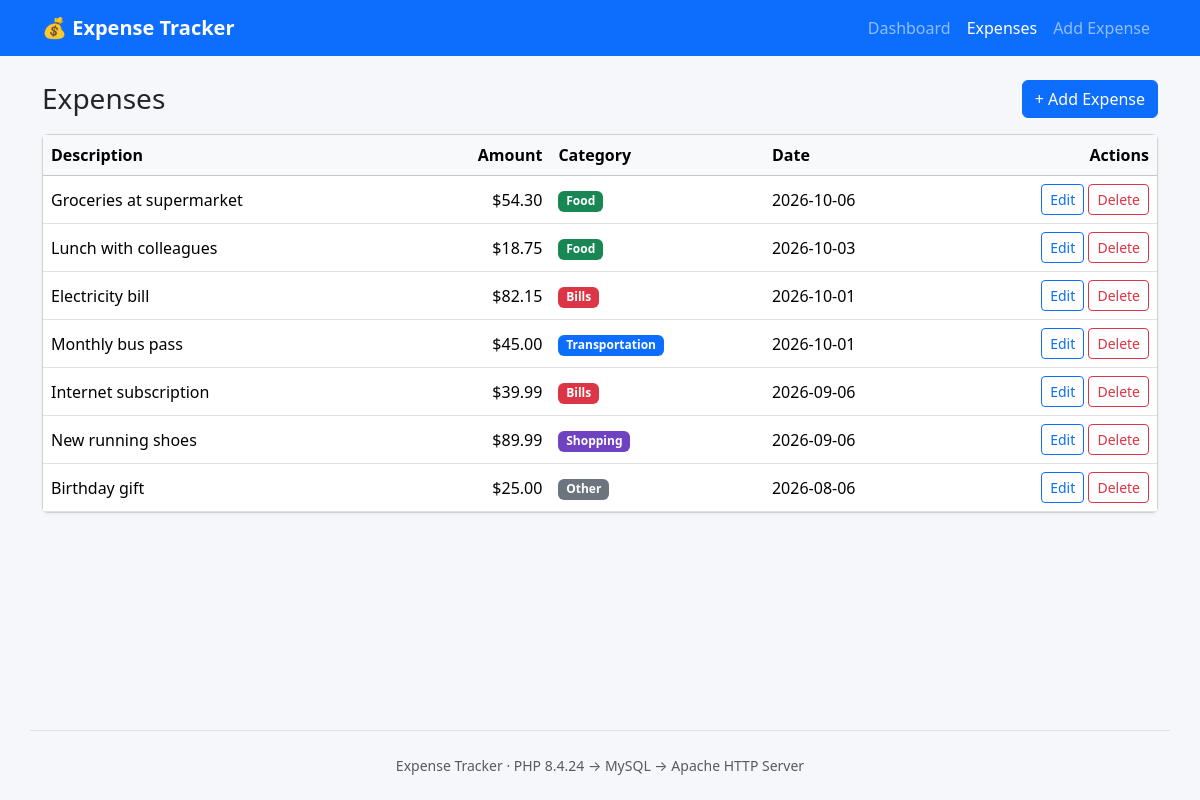
The page /expenses.php on the database its author committed.
### tables this page shows
CREATE TABLE IF NOT EXISTS expenses (
    id           INT UNSIGNED  NOT NULL AUTO_INCREMENT,
    description  VARCHAR(255)  NOT NULL,
    amount       DECIMAL(10,2) NOT NULL,
    category     ENUM('Food', 'Transportation', 'Shopping', 'Bills', 'Other') NOT NULL DEFAULT 'Other',
    expense_date DATE          NOT NULL,
    PRIMARY KEY (id),
    INDEX idx_expense_date (expense_date),
    CONSTRAINT chk_amount_positive CHECK (amount > 0)
);

### config/database.php (called while the page is built, shortened)
<?php
function loadDbConfig(): array
{
    $keys = ['DB_HOST', 'DB_PORT', 'DB_NAME', 'DB_USER', 'DB_PASSWORD'];
    $defaults = ['DB_HOST' => 'localhost', 'DB_PORT' => '3306', 'DB_NAME' => 'expense_tracker'];
    $file = [];
    $config = [];
    foreach ($keys as $key) {
        $env = getenv($key);
        $config[$key] = $env !== false ? $env : ($file[$key] ?? $defaults[$key] ?? '');
    }
    return $config;
}
function getDb(): PDO
{
    static $pdo = null;
    if ($pdo === null) {
        $c = loadDbConfig();
        $dsn = sprintf(
            'mysql:host=%s;port=%s;dbname=%s;charset=utf8mb4',
            $c['DB_HOST'],
            $c['DB_PORT'],
            $c['DB_NAME']
        );
        $pdo = new PDO($dsn, $c['DB_USER'], $c['DB_PASSWORD'], [
            PDO::ATTR_ERRMODE            => PDO::ERRMODE_EXCEPTION,
            PDO::ATTR_DEFAULT_FETCH_MODE => PDO::FETCH_ASSOC,
            PDO::ATTR_EMULATE_PREPARES   => false,
        ]);
    }
    return $pdo;
}

### includes/functions.php (called while the page is built, shortened)
<?php
require_once __DIR__ . '/../config/database.php';
function e(string|int|float|null $value): string
{
    return htmlspecialchars((string) $value, ENT_QUOTES, 'UTF-8');
}
function formatMoney(float|string $amount): string
{
    return '$' . number_format((float) $amount, 2);
}

### expenses.php (the view, shortened to what this page needs)
<?php
require_once __DIR__ . '/includes/functions.php';
$expenses = [];
$dbError = null;
try {
    $stmt = getDb()->prepare('SELECT * FROM expenses ORDER BY expense_date DESC, id DESC');
    $stmt->execute();
    $expenses = $stmt->fetchAll();
} catch (PDOException $ex) {
    error_log('Expense list query failed: ' . $ex->getMessage());
    $dbError = 'Could not load expenses from the database.';
}
require __DIR__ . '/includes/header.php';
?>
<div class="d-flex justify-content-between align-items-center mb-3">
    <h1 class="h3 mb-0">Expenses</h1>
    <a href="add.php" class="btn btn-primary">+ Add Expense</a>
</div>
<?php if ($dbError): ?>
    <div class="alert alert-danger"><?= e($dbError) ?></div>
<?php elseif (!$expenses): ?>
    <div class="alert alert-info">No expenses recorded yet. <a href="add.php">Add one now.</a></div>
<?php else: ?>
    <div class="card">
        <div class="table-responsive">
            <table class="table table-hover align-middle mb-0">
                <thead class="table-light">
                <tr>
                    <th>Description</th>
                    <th class="text-end">Amount</th>
                    <th>Category</th>
                    <th>Date</th>
                    <th class="text-end">Actions</th>
                </tr>
                </thead>
                <tbody>
                <?php foreach ($expenses as $row): ?>
                    <tr>
                        <td><?= e($row['description']) ?></td>
                        <td class="text-end"><?= e(formatMoney($row['amount'])) ?></td>
                        <td><span class="badge category-<?= e(strtolower($row['category'])) ?>"><?= e($row['category']) ?></span></td>
                        <td><?= e($row['expense_date']) ?></td>
                        <td class="text-end text-nowrap">
                            <a href="edit.php?id=<?= e($row['id']) ?>" class="btn btn-sm btn-outline-primary">Edit</a>
                            <a href="delete.php?id=<?= e($row['id']) ?>" class="btn btn-sm btn-outline-danger">Delete</a>
                        </td>
                    </tr>
                <?php endforeach; ?>
                </tbody>
            </table>
        </div>
    </div>
<?php endif; ?>
<?php require __DIR__ . '/includes/footer.php'; ?>

### includes/header.php (shortened to what this page needs)
<?php
$currentPage = basename($_SERVER['SCRIPT_NAME']);
function navClass(string $page, string $current): string
{
    return $page === $current ? 'nav-link active' : 'nav-link';
}
?>
<!doctype html>
<html lang="en">
<head>
    <link href="https://cdn.jsdelivr.net/npm/bootstrap@5.3.3/dist/css/bootstrap.min.css" rel="stylesheet">
    <link href="css/style.css" rel="stylesheet">
</head>
<body>
<nav class="navbar navbar-expand-md navbar-dark bg-primary mb-4">
    <div class="container">
        <a class="navbar-brand fw-semibold" href="index.php">💰 Expense Tracker</a>
        <div class="collapse navbar-collapse" id="mainNav">
            <ul class="navbar-nav ms-auto">
                <li class="nav-item"><a class="<?= navClass('index.php', $currentPage) ?>" href="index.php">Dashboard</a></li>
                <li class="nav-item"><a class="<?= navClass('expenses.php', $currentPage) ?>" href="expenses.php">Expenses</a></li>
                <li class="nav-item"><a class="<?= navClass('add.php', $currentPage) ?>" href="add.php">Add Expense</a></li>
            </ul>
        </div>
    </div>
</nav>
<main class="container">

### includes/footer.php (shortened to what this page needs)
</main>
<footer class="container text-center text-muted small py-4 mt-4 border-top">
    Expense Tracker &middot; PHP <?= e(PHP_VERSION) ?> &rarr; MySQL &rarr; Apache HTTP Server
</footer>
</body>
</html>

### css/style.css (style rules this page uses)
body { background-color: #f5f7fb; min-height: 100vh; display: flex; flex-direction: column; }
main { flex: 1; }
.card { box-shadow: 0 1px 3px rgba(0, 0, 0, 0.06); }
.badge.category-food { background-color: #198754; }
.badge.category-transportation { background-color: #0d6efd; }
.badge.category-shopping { background-color: #6f42c1; }
.badge.category-bills { background-color: #dc3545; }
.badge.category-other { background-color: #6c757d; }

### rows shown on the page
expenses: description "Groceries at supermarket", amount "$54.30", category "Food", expense_date "2026-10-06"
expenses: description "Lunch with colleagues", amount "$18.75", category "Food", expense_date "2026-10-03"
expenses: description "Electricity bill", amount "$82.15", category "Bills", expense_date "2026-10-01"
expenses: description "Monthly bus pass", amount "$45.00", category "Transportation", expense_date "2026-10-01"
expenses: description "Internet subscription", amount "$39.99", category "Bills", expense_date "2026-09-06"
expenses: description "New running shoes", amount "$89.99", category "Shopping", expense_date "2026-09-06"
expenses: description "Birthday gift", amount "$25.00", category "Other", expense_date "2026-08-06"

### other values the page prints
PHP_VERSION "8.4.24"
